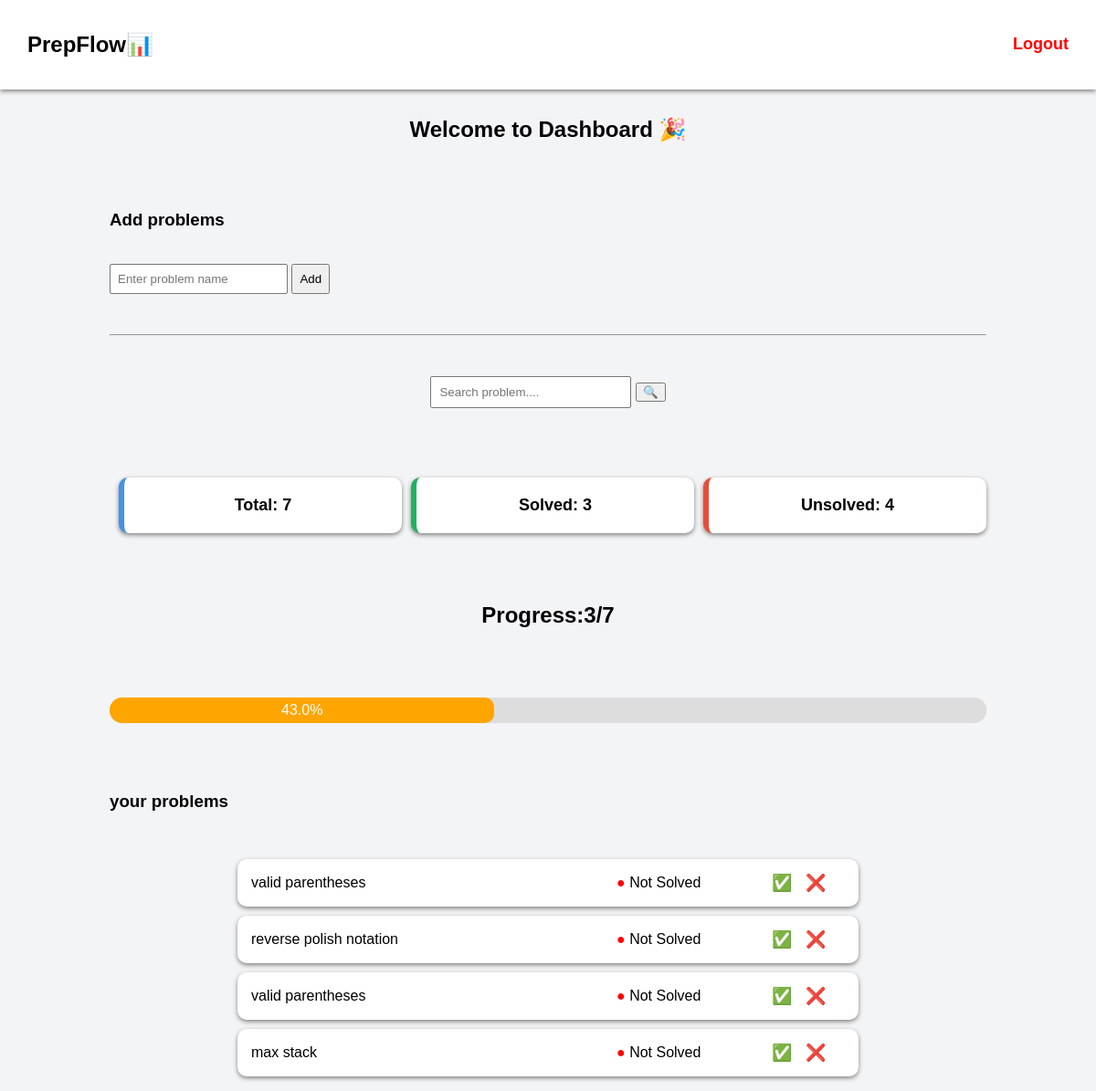
Screenshot of /dashboard?filter=unsolved with the database file from the repository.
### tables this page shows
CREATE TABLE problems(
    id INTEGER PRIMARY KEY AUTOINCREMENT,
    name TEXT
, status TEXT DEFAULT 'NOt Solved');

### app.py (the view)
@app.route("/dashboard")
def dashboard():
    search = request.args.get("search")
    filter_type = request.args.get("filter")
    conn = sqlite3.connect("users.db")
    cursor = conn.cursor()
    if filter_type == "solved":
        cursor.execute("SELECT * FROM problems WHERE status='Solved'")
    elif filter_type == "unsolved":
        cursor.execute("SELECT * FROM problems WHERE status='NOt Solved'")
    elif search:
        cursor.execute("SELECT * FROM problems WHERE name LIKE ?", ('%' + search + '%',))
    else:
        cursor.execute("SELECT * FROM problems")
    problems = cursor.fetchall()
    cursor.execute("SELECT * FROM problems")
    all_problems = cursor.fetchall()
    total = len(all_problems)
    solved = 0
    unsolved = 0
    for p in all_problems:
        if p[2] == "Solved":
            solved += 1
        else:
            unsolved += 1
    conn.close()
    return render_template("dashboard.html",
                           problems=problems,
                           total=total,
                           solved=solved,
                           unsolved=unsolved)

### templates/dashboard.html (shortened to what this page needs)
<!DOCTYPE html>
<html>
<head>
</head>
<body>
<div class="navbar">
    <h2>PrepFlow📊</h2>
    <a href="/" class="logout">Logout</a>
</div>
<div class="container">
<link rel="stylesheet" href="{{ url_for('static', filename='style.css') }}">
<h2>Welcome to Dashboard 🎉</h2>
<br><br>
<h3>Add problems</h3><br>
<form method="POST" action="/add_problem">
    <input type="text" name="problem_name" placeholder="Enter problem name" required
        style="padding:7px; width=200px;">
    <button type="submit" style="padding:7px;">Add</button>
</form>
<br><br>
<hr><br><br>
<form method="GET" action="/dashboard" style="text-align:center; margin-bottom:20px;">
    <input type="text" name="search" placeholder="Search problem...."
          style="padding:8px; width:200px;">
    <button type="submit">🔍</button>
</form>
<br><br>
<div class="cards">
    <a href="/dashboard" class="card total">Total: {{ total }}</a>
    <a href="/dashboard?filter=solved"class="card solved">Solved: {{ solved }}</a>
    <a href="/dashboard?filter=unsolved" class="card unsolved">
        Unsolved: {{ total - solved }}
    </a>
</div>
<br><br>
<h2 style="text-align:center;">Progress:{{solved}}/{{total}}</h2><br><br>
<div class="progress-bar">
<div style="width:250x; background-color: #ddd; border-radius: 10px;">
    <div style="
        width: {{ (solved / total * 100) if total > 0 else 0 }}%;
        background-color:
        {% if solved == total %}
             green
        {% elif solved > 0 %}
            orange
        {% else %}
            red
        {% endif %};
        color: white;
        padding: 5px;
        border-radius: 10px;
        text-align: center;">
        {{ (solved / total * 100) | round(0) if total > 0 else 0 }}%
    </div>
</div>
</div>
<br><br>
<h3>your problems</h3><br>
<ul>
     {% for problem in problems %}
        <li>
          <div style="display:flex;align-items:center;width:100%;">
            <span style="width:400px;">
                {{ problem[1] }}
            </span>
            <span style="width:160px;">
                {% if problem[2] == 'Solved' %}
                    <span style="color: green;">●</span> Solved
                {% else %}
                   <span style="color: red;">●</span> Not Solved
                {% endif %}
            </span>
            <div>
               <a href="/mark_solved/{{problem[0]}}">✅</a>
               <a href="/delete/{{problem[0]}}">❌</a>
            </div>
          </div>
        </li>
     {% endfor %}
    </ul>
</body>
</html>

### static/style.css (style rules this page uses)
body { font-family: Arial, sans-serif; background-color: #f3f4f6; margin: 0; padding: 0; }
.container { width: 80%; margin: auto; margin-top: 30px; }
.navbar { display: flex; justify-content: space-between; align-items: center; background: white; padding: 15px 30px; box-shadow: 0px 2px 5px gray; }
.logout { color: red; font-weight: bold; }
.cards { display: flex; justify-content: space-between; margin: 20px 0; }
.card { width: 30%; padding: 20px; border-radius: 10px; background: white; box-shadow: 0px 2px 5px gray; text-align: center; font-size: 18px; text-decoration: none; color: black; font-weight: bold; transition: 0.3s; }
.total { border-left: 6px solid #4a90e2; }
.solved { border-left: 6px solid #27ae60; }
.unsolved { border-left: 6px solid #e74c3c; }
.progress-bar { width:60%x; margin: 20px auto; background: #ddd; border-radius: 20px; overflow: hidden; }

### templates/dashboard.html (style rules this page uses)
body { font-family: Arial; background-color:white; }
h2 { text-align: center; }
ul { list-style: none; padding: 0; }
li { background: white; margin: 10px auto; padding: 15px; width: 650px; border-radius: 10px; box-shadow: 0px 2px 5px gray; display: flex; justify-content: space-between; align-items: center; }
a { text-decoration: none; margin-left: 10px; font-size: 18px; }

### rows the page displays
problems: name "valid parentheses", status "Not Solved"
problems: name "reverse polish notation", status "Not Solved"
problems: name "valid parentheses", status "Not Solved"
problems: name "max stack", status "Not Solved"

### other values shown
{{ total }} "7"
{{ solved }} "3"
{{ total - solved }} "4"
{{ (solved / total * 100) | round(0) if total > 0 else 0 }} "43.0"
